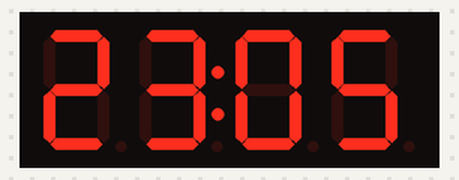
This program was run on a simulated Raspberry Pi Pico running MicroPython. Shown: 4-digit seven-segment display.

Above: at 0.1 s.
At 5.04 s:
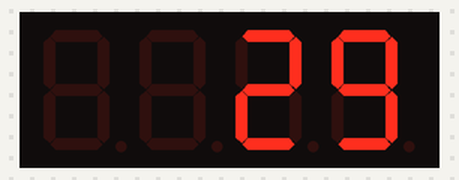
At 9.98 s:
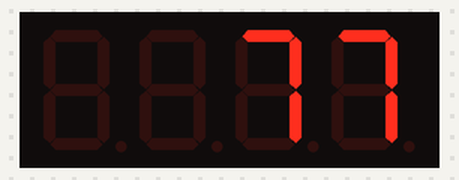
At 19.96 s:
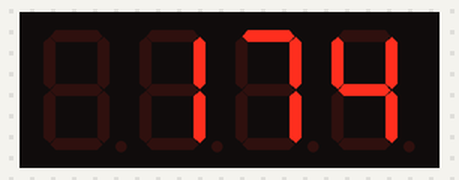
At 29.94 s:
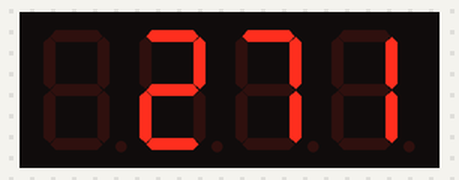
At 39.93 s:
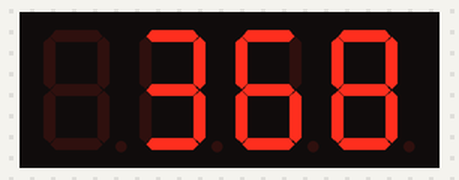

The program:

example.py
```python
# MicroPython (Pico) example that sets brightness, displays two 2-digit groups (used here as 23:05), and then animates a count from 0 to 9999.
#
# Buy this module: https://shillehtek.com/products/4-bits-tm1637-red-led-display-module-clock
# Full manual: https://shillehtek.com/blogs/shillehtek-product-manuals/4-bits-tm1637-red-led-display-module-clock-manual
# More examples: https://github.com/shillehbean/shillehtek-examples
#

# TM1637 4-Digit Display - Pico MicroPython Example
# Copy tm1637.py from github.com/mcauser/micropython-tm1637 to the Pico first

from machine import Pin
import tm1637
import time

display = tm1637.TM1637(clk=Pin(14), dio=Pin(15))
display.brightness(4)

# Show a temperature with one decimal place
display.numbers(23, 5)    # "23:05" -- two 2-digit groups

time.sleep(2)

# Animate count 0 - 9999
for i in range(10000):
    display.number(i)
    time.sleep_ms(100)
```
